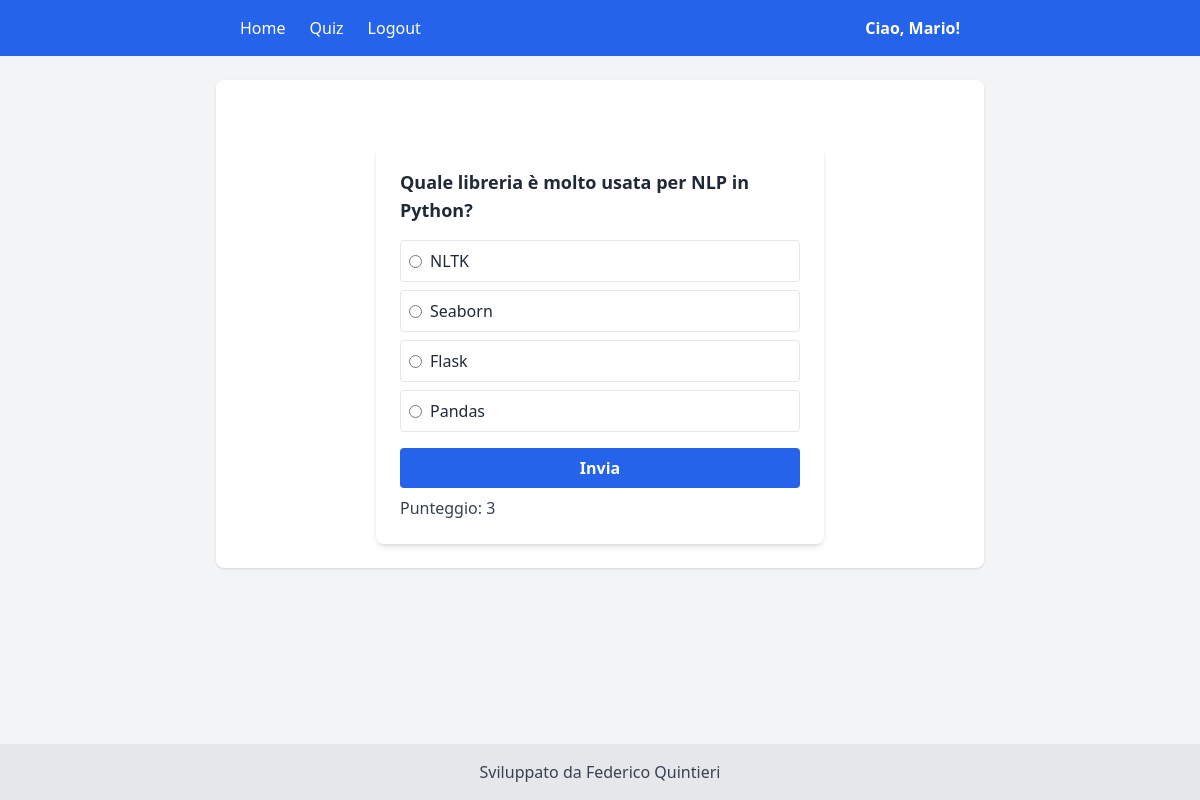
The app's page /quiz/ (signed in) with its own data.
### app/models.py (models this page shows)
class User(db.Model, UserMixin):
    id = db.Column(db.Integer, primary_key=True)
    nickname = db.Column(db.String(80), unique=True, nullable=False)
    password = db.Column(db.String(200), nullable=False)
    score = db.Column(db.Integer, default=0)

class Quiz(db.Model):
    id = db.Column(db.Integer, primary_key=True)
    question = db.Column(db.String(255), nullable=False)
    answer_a = db.Column(db.String(255), nullable=False)
    answer_b = db.Column(db.String(255), nullable=False)
    answer_c = db.Column(db.String(255), nullable=False)
    answer_d = db.Column(db.String(255), nullable=False)
    correct = db.Column(db.Integer, nullable=False)

### app/controllers/quiz_controller.py (the view)
@quiz_bp.route("/", methods=["GET", "POST"])
@login_required
def quiz():
    result = None
    if request.method == "POST":
        selected = int(request.form["answer"])
        question_id = int(request.form["question_id"])
        result = check_answer(current_user, question_id, selected)
    question = fetch_random_question()
    return render_template(
        "quiz.html",
        question=question,
        score=current_user.score,
        result=result,
    )

### app/repositories/quiz_repository.py (called while the page is built)
def get_random_question():
    from random import choice
    all_questions = Quiz.query.all()
    if not all_questions:
        return None
    return choice(all_questions)

### app/security/auth.py (called while the page is built)
@login_manager.user_loader
def load_user(user_id):
    return User.query.get(int(user_id))

### app/services/quiz_service.py (called while the page is built)
def fetch_random_question():
    return get_random_question()

### templates/quiz.html (shortened to what this page needs)
{% extends "base.html" %}
{% block content %}
<div class="max-w-md mx-auto mt-10 p-6 bg-white rounded-lg shadow-md">
    <form method="POST" class="space-y-4">
        <p class="text-lg font-semibold text-gray-800">{{ question.question }}</p>
        <div class="flex flex-col space-y-2">
            <label class="flex items-center space-x-2 p-2 border rounded hover:bg-gray-100 cursor-pointer">
                <input type="radio" name="answer" value="1" required class="accent-blue-500">
                <span>{{ question.answer_a }}</span>
            </label>
            <label class="flex items-center space-x-2 p-2 border rounded hover:bg-gray-100 cursor-pointer">
                <input type="radio" name="answer" value="2" required class="accent-blue-500">
                <span>{{ question.answer_b }}</span>
            </label>
            <label class="flex items-center space-x-2 p-2 border rounded hover:bg-gray-100 cursor-pointer">
                <input type="radio" name="answer" value="3" required class="accent-blue-500">
                <span>{{ question.answer_c }}</span>
            </label>
            <label class="flex items-center space-x-2 p-2 border rounded hover:bg-gray-100 cursor-pointer">
                <input type="radio" name="answer" value="4" required class="accent-blue-500">
                <span>{{ question.answer_d }}</span>
            </label>
        </div>
        <button type="submit"
            class="w-full py-2 bg-blue-600 text-white font-semibold rounded hover:bg-blue-700 transition">
            Invia
        </button>
    </form>
    <p class="mt-2 text-gray-700 font-medium">Punteggio: {{ score }}</p>
</div>
{% endblock %}

### templates/base.html (shortened to what this page needs)
<!DOCTYPE html>
<html lang="it">
<head>
    <script src="https://cdn.tailwindcss.com"></script>
</head>
<body class="bg-gray-100 text-gray-800 font-sans min-h-screen flex flex-col">
    <header class="bg-blue-600 text-white">
        <nav class="max-w-3xl mx-auto px-6 py-4 flex justify-between items-center">
            <div class="flex space-x-6 ">
                <a href="{{ url_for('weather.home') }}" class="hover:underline">Home</a>
                {% if current_user.is_authenticated %}
                <a href="{{ url_for('quiz.quiz') }}" class="hover:underline">Quiz</a>
                <a href="{{ url_for('auth.logout') }}" class="hover:underline">Logout</a>
                {% else %}
                <a href="{{ url_for('auth.login') }}" class="hover:underline">Login</a>
                <a href="{{ url_for('auth.register') }}" class="hover:underline">Registrazione</a>
                {% endif %}
            </div>
            <div class="ml-6">
                {% if current_user.is_authenticated %}
                <span class="font-semibold">Ciao, {{ current_user.nickname }}!</span>
                {% endif %}
            </div>
        </nav>
    </header>
    <main class="flex-1 flex justify-center items-start p-6">
        <div class="w-full max-w-3xl bg-white p-6 rounded-lg shadow">
            {% block content %}{% endblock %}
        </div>
    </main>
    <footer class="bg-gray-200 text-gray-700 p-4 text-center">
        Sviluppato da Federico Quintieri
    </footer>
</body>
</html>

### records on screen
User: nickname "Mario"
Quiz: question "Quale libreria è molto usata per NLP in Python?", answer_a "NLTK", answer_b "Seaborn", answer_c "Flask", answer_d "Pandas"

### other values on screen
{{ score }} "3"
